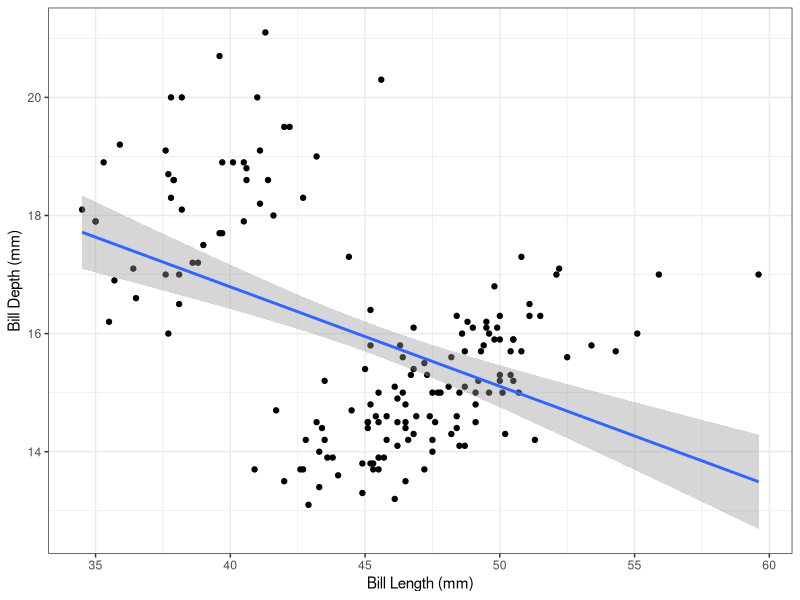
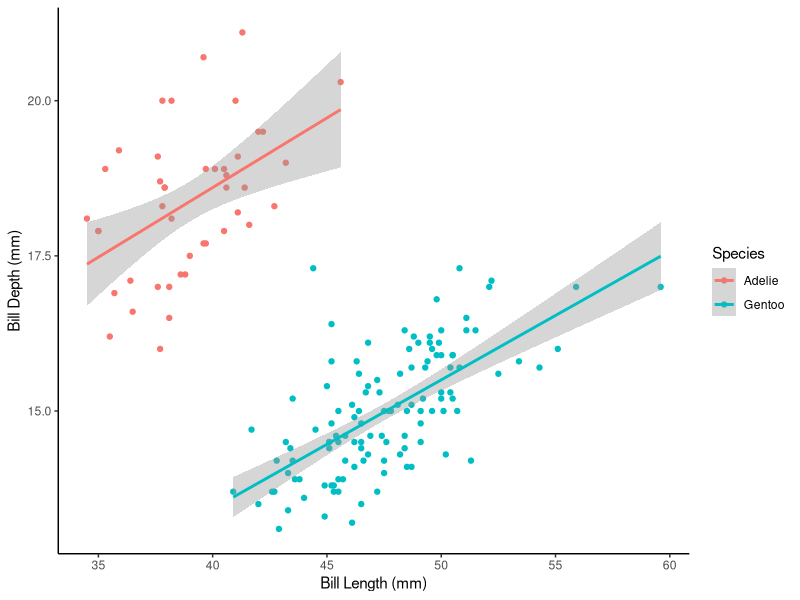
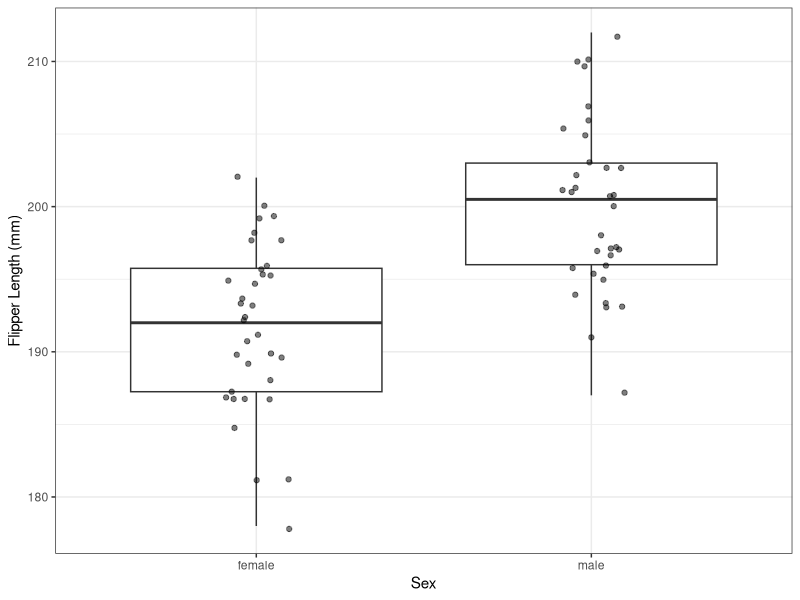
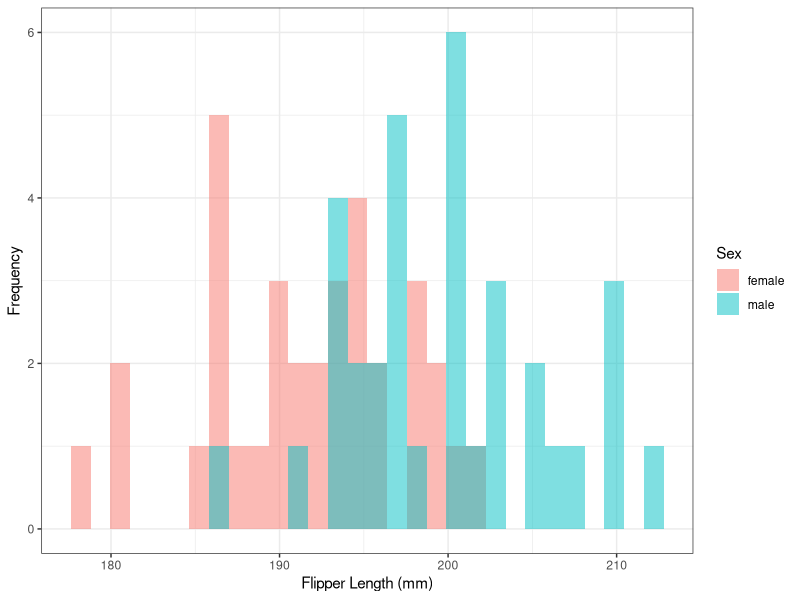
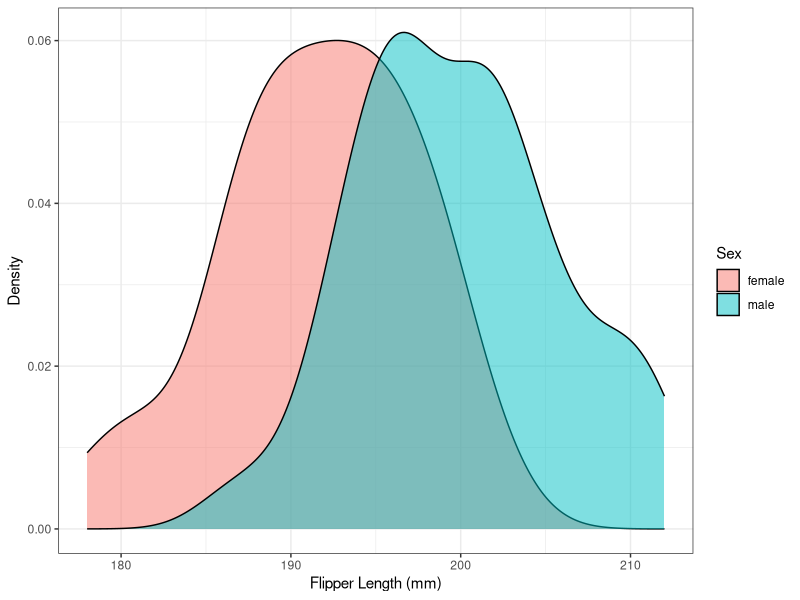
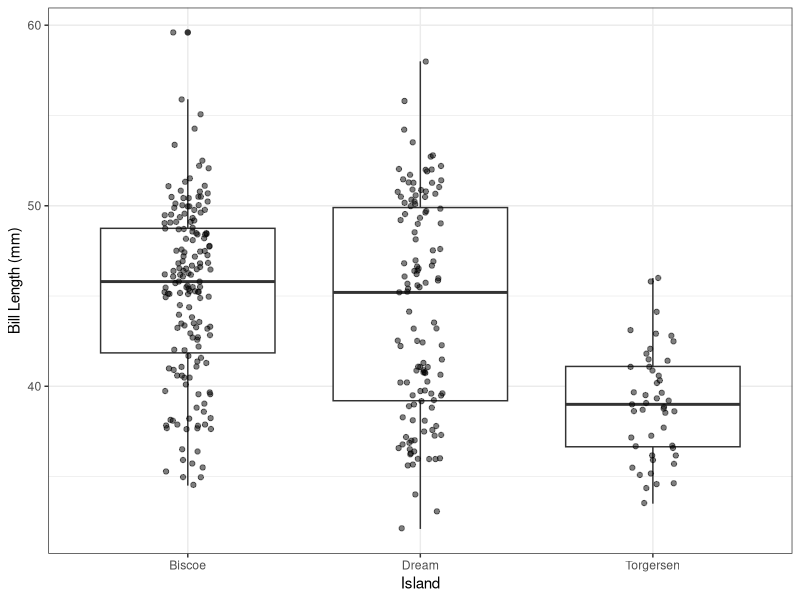
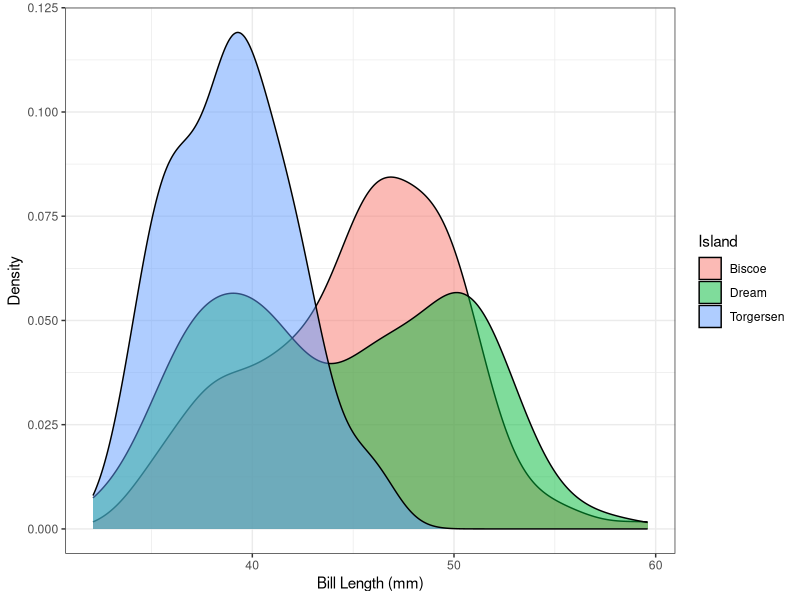
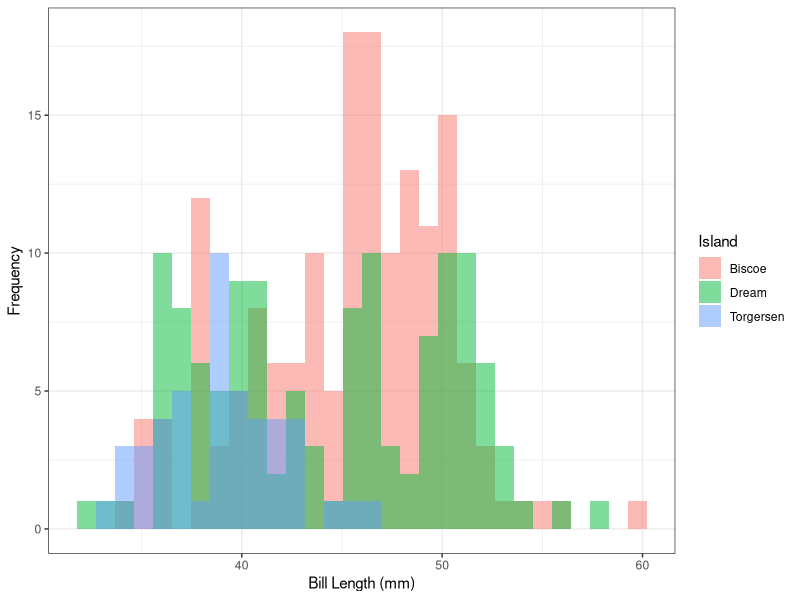

These charts were generated, in order, by the following R code:
## ---- chunk 1
knitr::opts_chunk$set(echo = TRUE)
## ---- chunk 2
# Load libraries
library(tidyverse)
library(palmerpenguins)
## ---- chunk 3
# Load data + drop NA values
penguins <- penguins %>% drop_na()
## ---- chunk 4
# Filter data to Biscoe
biscoe <- penguins %>% 
  filter(island == "Biscoe")
## ---- chunk 5
# Scatterplot
ggplot(biscoe, aes(bill_length_mm, bill_depth_mm)) +
  geom_point() +
  geom_smooth(method = "lm") +
  labs(x = "Bill Length (mm)",
       y = "Bill Depth (mm)") +
  theme_bw()
## ---- chunk 6
    # Correlation coefficient
    r <- cor(biscoe$bill_length_mm, biscoe$bill_depth_mm)

    # View
    r
## ---- chunk 7
    # r-squared
    r^2 * 100
## ---- chunk 8
    # Linear model + results
    summary(lm(data = biscoe, bill_depth_mm ~ bill_length_mm))
## ---- chunk 9
# Scatterplot
ggplot(biscoe, aes(bill_length_mm, bill_depth_mm, color = species)) +
  geom_point() +
  geom_smooth(method = "lm") +
  labs(x = "Bill Length (mm)",
       y = "Bill Depth (mm)",
       color = "Species") +
  theme_classic()
## ---- chunk 10
# Linear model + results
summary(lm(data = biscoe, bill_depth_mm ~ bill_length_mm * species))
## ---- chunk 11
# Filter to chinstrap penguins
chinstrap <- penguins %>% 
  filter(species == "Chinstrap")
## ---- chunk 12
# Mean and standard deviation of flipper length
chinstrap_summary <- chinstrap %>% 
  group_by(sex) %>% 
  summarise(mean_flipper = mean(flipper_length_mm),
            sd_flipper = sd(flipper_length_mm))
## ---- chunk 13
    # Function for conversion of mm to cm
    mm_to_cm <- function(mm) {
      cm <- mm / 10
      return(cm)
    }
## ---- chunk 14
    # Modify flipper length column + find mean and sd
    chinstrap_summary <- chinstrap %>% 
      mutate(flipper_length_cm = mm_to_cm(flipper_length_mm)) %>% 
      group_by(sex) %>% 
      summarise(mean_flipper = mean(flipper_length_cm),
                sd_flipper = sd(flipper_length_cm))
## ---- chunk 15
# Boxplot
ggplot(chinstrap, aes(sex, flipper_length_mm)) +
  geom_boxplot() +
  geom_jitter(width = 0.1, alpha = 0.5) +
  labs(x = "Sex",
       y = "Flipper Length (mm)") +
  theme_bw()

### OR

# Histogram
ggplot(chinstrap, aes(flipper_length_mm, fill = sex)) +
  geom_histogram(alpha = 0.5, position = "identity") +
  labs(x = "Flipper Length (mm)",
       y = "Frequency",
       fill = "Sex") +
  theme_bw()

### OR

# Density plot
ggplot(chinstrap, aes(flipper_length_mm, fill = sex)) +
  geom_density(alpha = 0.5) +
  labs(x = "Flipper Length (mm)",
       y = "Density",
       fill = "Sex") +
  theme_bw()
## ---- chunk 16
# t-test
t.test(data = chinstrap, flipper_length_mm ~ sex)
## ---- chunk 17

## ---- chunk 18
# (1) Measures of central tendancy include mean, median, or mode
# (2) Measures of dispersion are standard dev *or* BOTH min and max
penguins %>% 
  group_by(island) %>% 
  summarise(min_bill = min(bill_length_mm),
            max_bill = max(bill_length_mm),
            mean_bill = mean(bill_length_mm))
## ---- chunk 19
# Boxplot
ggplot(penguins, aes(island, bill_length_mm)) + # adding color is optional
  geom_boxplot() +
  geom_jitter(width = 0.1, alpha = 0.5) +
  labs(x = "Island",
       y = "Bill Length (mm)") +      # if adding color, must change color label
  theme_bw()                          # can choose any theme, but must include

### OR 

# Density plot
ggplot(penguins, aes(bill_length_mm, fill = island)) +
  geom_density(alpha = 0.5) +
  labs(x = "Bill Length (mm)",
       y = "Density",
       fill = "Island") +
  theme_bw()
  
### OR
  
# Histogram
ggplot(penguins, aes(bill_length_mm, fill = island)) +
  geom_histogram(alpha = 0.5, position = "identity") +
  labs(x = "Bill Length (mm)",
       y = "Frequency",
       fill = "Island") +
  theme_bw()
## ---- chunk 20
# ANOVA
aov_model <- aov(data = penguins, bill_length_mm ~ island)

# Results
summary(aov_model)
## ---- chunk 21
# Pairwise comparisons
TukeyHSD(aov_model)
